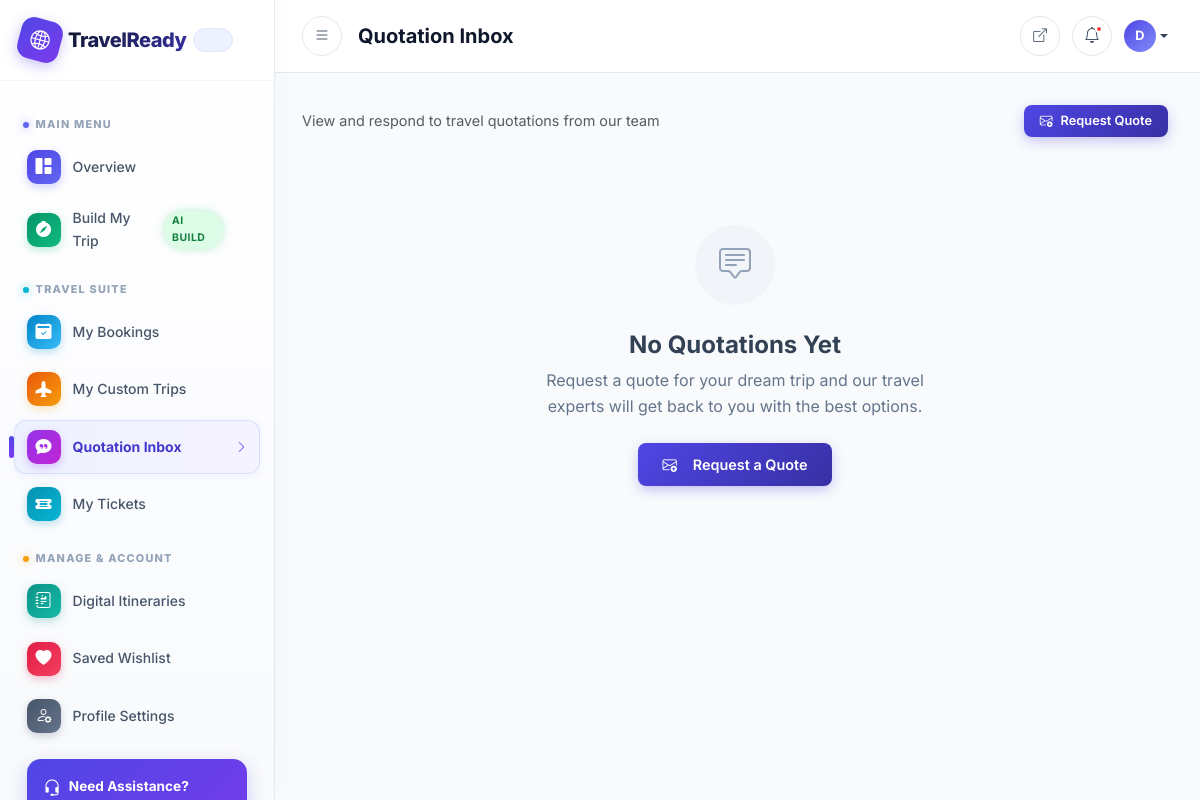
The page /dashboard/quotations/ (signed in) on the database as committed earlier.
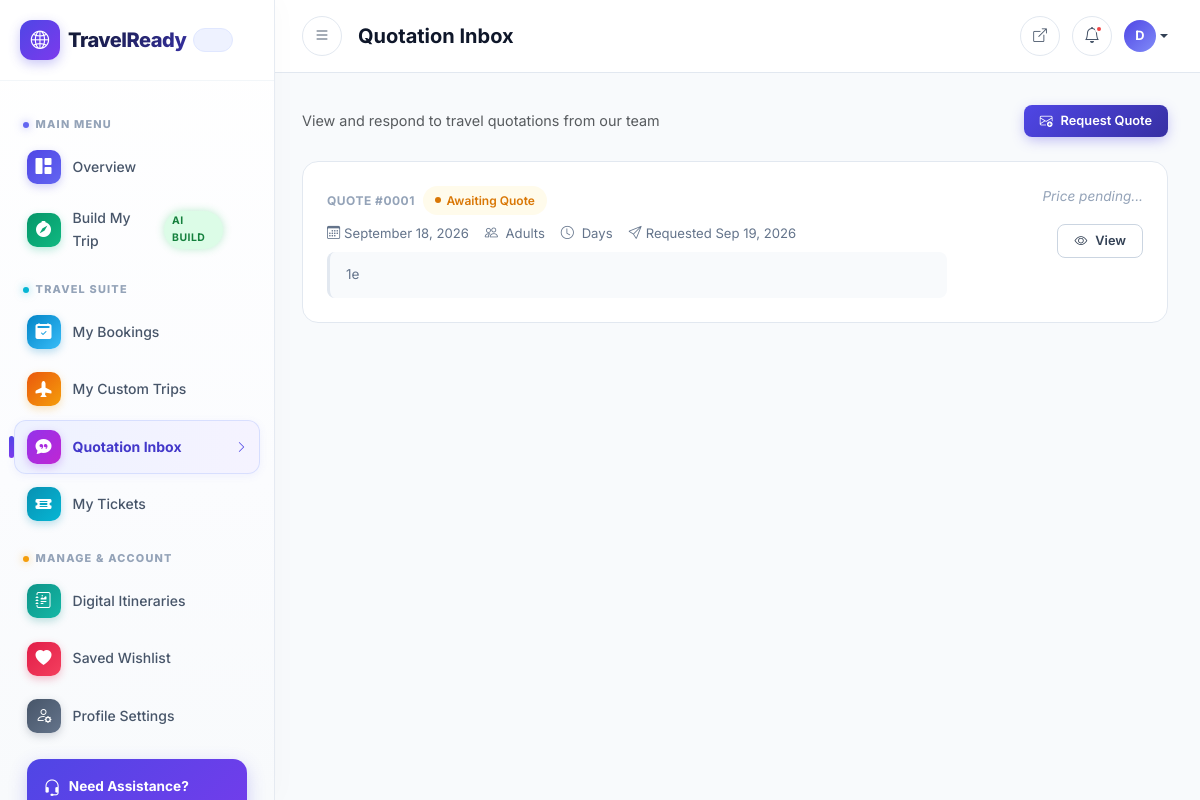
The same page on the database as committed later.
### apps/custom_trips/models.py (models this page shows, shortened)
class CustomQuotationRequest(models.Model):
    STATUS = [
        ('PENDING', 'Pending Review'),
        ('QUOTED', 'Quoted'),
        ('ACCEPTED', 'Accepted by User'),
        ('REJECTED', 'Rejected'),
    ]
    user = models.ForeignKey(
        User,
        on_delete=models.CASCADE,
        related_name='quotation_requests',
    )
    desired_route = models.TextField(
        help_text='Describe your desired route/locations',
    )
    adults = models.IntegerField(default=1)
    children = models.IntegerField(default=0)
    infants = models.IntegerField(default=0)
    budget = models.DecimalField(
        max_digits=12,
        decimal_places=2,
        blank=True,
        null=True,
    )
    travel_date = models.DateField(blank=True, null=True)
    notes = models.TextField(
        blank=True,
        help_text='Special requirements, dietary needs, etc.',
    )
    admin_quoted_price = models.DecimalField(
        max_digits=12,
        decimal_places=2,
        blank=True,
        null=True,
    )
    admin_notes = models.TextField(blank=True)
    generated_itinerary = models.TextField(
        blank=True,
        help_text='Admin generated day-by-day itinerary',
    )
    status = models.CharField(
        max_length=15,
        choices=STATUS,
        default='PENDING',
    )
    created_at = models.DateTimeField(auto_now_add=True)
    updated_at = models.DateTimeField(auto_now=True)

### apps/accounts/views.py (the view)
@login_required
def my_quotations(request):
    quotations = CustomQuotationRequest.objects.filter(
        user=request.user
    ).order_by('-created_at')
    context = {
        'quotations': quotations,
    }
    return render(request, 'dashboard/my_quotations.html', context)

### templates/dashboard/my_quotations.html (shortened to what this page needs)
{% extends 'dashboard/base_dashboard.html' %}
{% block dashboard_page_title %}Quotation Inbox{% endblock %}
{% block dashboard_content %}
<div class="d-flex justify-content-between align-items-center mb-4 flex-wrap gap-3">
    <p class="text-muted mb-0" style="font-size:0.9rem;">View and respond to travel quotations from our team</p>
    <a href="{% url 'custom_trips:quotation_request' %}" class="tr-btn tr-btn-primary tr-btn-sm">
        <i class="bi bi-envelope-plus"></i> Request Quote
    </a>
</div>
{% if quotations %}
<div class="d-flex flex-column gap-3">
    {% for q in quotations %}
    <div class="tr-booking-card animate-fadeInUp">
        <div class="d-flex flex-wrap gap-3 align-items-start justify-content-between">
            <div class="flex-grow-1">
                <div class="d-flex align-items-center gap-2 mb-2 flex-wrap">
                    <span style="font-size:0.75rem;font-weight:700;text-transform:uppercase;letter-spacing:0.5px;color:#94a3b8;">
                        Quote #{{ q.id|stringformat:"04d" }}
                    </span>
                    {% if q.status == 'PENDING' %}<span class="tr-badge tr-badge-warning"><span class="tr-badge-dot"></span>Awaiting Quote</span>
                    {% elif q.status == 'QUOTED' %}<span class="tr-badge tr-badge-info"><span class="tr-badge-dot"></span>Quote Ready</span>
                    {% elif q.status == 'ACCEPTED' %}<span class="tr-badge tr-badge-success"><span class="tr-badge-dot"></span>Accepted</span>
                    {% elif q.status == 'REJECTED' %}<span class="tr-badge tr-badge-danger"><span class="tr-badge-dot"></span>Rejected</span>
                    {% else %}<span class="tr-badge tr-badge-secondary"><span class="tr-badge-dot"></span>{{ q.get_status_display }}</span>{% endif %}
                </div>
                <div class="d-flex flex-wrap gap-3 mb-2">
                    <span style="font-size:0.82rem;color:#64748b;"><i class="bi bi-calendar3 me-1"></i>{{ q.travel_date|date:"F d, Y"|default:"Flexible" }}</span>
                    <span style="font-size:0.82rem;color:#64748b;"><i class="bi bi-people me-1"></i>{{ q.num_adults }} Adults{% if q.num_children %}, {{ q.num_children }} Children{% endif %}</span>
                    <span style="font-size:0.82rem;color:#64748b;"><i class="bi bi-clock me-1"></i>{{ q.num_days }} Days</span>
                    <span style="font-size:0.82rem;color:#64748b;"><i class="bi bi-send me-1"></i>Requested {{ q.created_at|date:"M d, Y" }}</span>
                </div>
                {% if q.notes %}
                <p style="font-size:0.85rem;color:#64748b;margin-bottom:0;background:#f8fafc;padding:0.75rem 1rem;border-radius:8px;border-left:3px solid #e2e8f0;">
                    {{ q.notes|truncatechars:200 }}
                </p>
                {% endif %}
            </div>
            <div class="text-end" style="min-width: 180px;">
                {% if q.quoted_price %}
                <div style="font-size:0.75rem;color:#94a3b8;text-transform:uppercase;letter-spacing:0.5px;">Quoted Price</div>
                <div style="font-size:1.5rem;font-weight:800;color:#059669;">Rs. {{ q.quoted_price }}</div>
                {% else %}
                <div style="font-size:0.85rem;color:#94a3b8;font-style:italic;">Price pending...</div>
                {% endif %}
                <div class="d-flex gap-2 justify-content-end mt-3 flex-wrap">
                    <a href="{% url 'custom_trips:quotation_detail' q.id %}" class="tr-btn tr-btn-secondary tr-btn-sm">
                        <i class="bi bi-eye"></i> View
                    </a>
                </div>
            </div>
        </div>
    </div>
    {% endfor %}
</div>
{% else %}
<div class="tr-empty-state">
    <div class="empty-icon"><i class="bi bi-chat-square-text"></i></div>
    <h4>No Quotations Yet</h4>
    <p>Request a quote for your dream trip and our travel experts will get back to you with the best options.</p>
    <a href="{% url 'custom_trips:quotation_request' %}" class="tr-btn tr-btn-primary">
        <i class="bi bi-envelope-plus me-2"></i>Request a Quote
    </a>
</div>
{% endif %}
{% endblock %}

Rows that differ between the two databases and show on the page:
added CustomQuotationRequest: id "0001", status "PENDING" (drawn), travel_date "September 18, 2026", created_at "Sep 19, 2026", notes "1e"
Other text that changed with them:
text no longer shown: "No Quotations Yet Request a quote for your dream trip and our travel experts will get back to you with the best options. Request a Quote"
